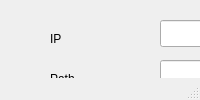
<?xml version="1.0" encoding="UTF-8"?>
<ui version="4.0">
 <class>MainWindow</class>
 <widget class="QMainWindow" name="MainWindow">
  <property name="windowTitle">
   <string>MainWindow</string>
  </property>
  <widget class="QWidget" name="centralwidget">
   <widget class="QLabel" name="label">
    <property name="geometry">
     <rect>
      <x>50</x>
      <y>30</y>
      <width>66</width>
      <height>17</height>
     </rect>
    </property>
    <property name="text">
     <string>IP</string>
    </property>
   </widget>
   <widget class="QLabel" name="label_2">
    <property name="geometry">
     <rect>
      <x>50</x>
      <y>70</y>
      <width>66</width>
      <height>17</height>
     </rect>
    </property>
    <property name="text">
     <string>Path</string>
    </property>
   </widget>
   <widget class="QLabel" name="label_3">
    <property name="geometry">
     <rect>
      <x>50</x>
      <y>100</y>
      <width>66</width>
      <height>17</height>
     </rect>
    </property>
    <property name="text">
     <string>Username</string>
    </property>
   </widget>
   <widget class="QLabel" name="label_4">
    <property name="geometry">
     <rect>
      <x>50</x>
      <y>140</y>
      <width>66</width>
      <height>17</height>
     </rect>
    </property>
    <property name="text">
     <string>Password</string>
    </property>
   </widget>
   <widget class="QLineEdit" name="editIP">
    <property name="geometry">
     <rect>
      <x>160</x>
      <y>20</y>
      <width>113</width>
      <height>27</height>
     </rect>
    </property>
   </widget>
   <widget class="QLineEdit" name="editPath">
    <property name="geometry">
     <rect>
      <x>160</x>
      <y>60</y>
      <width>113</width>
      <height>27</height>
     </rect>
    </property>
   </widget>
   <widget class="QLineEdit" name="editName">
    <property name="geometry">
     <rect>
      <x>160</x>
      <y>100</y>
      <width>113</width>
      <height>27</height>
     </rect>
    </property>
   </widget>
   <widget class="QLineEdit" name="editPassword">
    <property name="geometry">
     <rect>
      <x>160</x>
      <y>140</y>
      <width>113</width>
      <height>27</height>
     </rect>
    </property>
   </widget>
   <widget class="QPushButton" name="but">
    <property name="geometry">
     <rect>
      <x>110</x>
      <y>300</y>
      <width>98</width>
      <height>27</height>
     </rect>
    </property>
    <property name="text">
     <string>Okay</string>
    </property>
   </widget>
   <widget class="QLabel" name="label_5">
    <property name="geometry">
     <rect>
      <x>20</x>
      <y>190</y>
      <width>111</width>
      <height>17</height>
     </rect>
    </property>
    <property name="text">
     <string>New User Name</string>
    </property>
   </widget>
   <widget class="QLabel" name="label_6">
    <property name="geometry">
     <rect>
      <x>20</x>
      <y>220</y>
      <width>111</width>
      <height>17</height>
     </rect>
    </property>
    <property name="text">
     <string>New Password</string>
    </property>
   </widget>
   <widget class="QLabel" name="label_7">
    <property name="geometry">
     <rect>
      <x>20</x>
      <y>250</y>
      <width>111</width>
      <height>17</height>
     </rect>
    </property>
    <property name="text">
     <string>Root Password</string>
    </property>
   </widget>
   <widget class="QLineEdit" name="editNewName">
    <property name="geometry">
     <rect>
      <x>160</x>
      <y>180</y>
      <width>113</width>
      <height>27</height>
     </rect>
    </property>
   </widget>
   <widget class="QLineEdit" name="editNewPassword">
    <property name="geometry">
     <rect>
      <x>160</x>
      <y>210</y>
      <width>113</width>
      <height>27</height>
     </rect>
    </property>
   </widget>
   <widget class="QLineEdit" name="editRootPassword">
    <property name="geometry">
     <rect>
      <x>160</x>
      <y>240</y>
      <width>113</width>
      <height>27</height>
     </rect>
    </property>
   </widget>
  </widget>
  <widget class="QMenuBar" name="menubar">
   <property name="geometry">
    <rect>
     <x>0</x>
     <y>0</y>
     <width>566</width>
     <height>25</height>
    </rect>
   </property>
  </widget>
  <widget class="QStatusBar" name="statusbar"/>
 </widget>
 <resources/>
 <connections/>
</ui>
